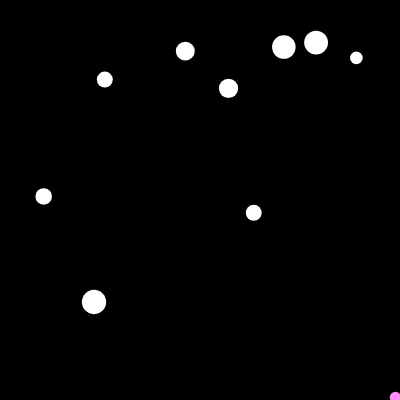
Frame 1 (no input)
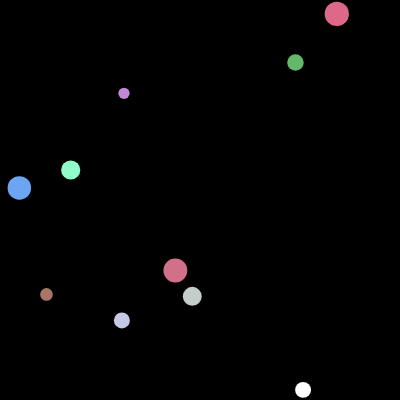
Frame 60 (no input)
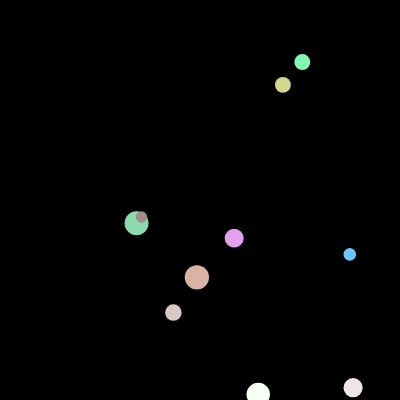
Frame 120 (the mouse pressed at the canvas centre since frame 60)

The p5.js sketch that drew these frames (run headless with seeded random() and noise() and a simulated clock; from frame 60 on, the mouse is pressed at the canvas centre):

// p5.js sketch
// ── sketch.js
let n = 10;
let p = [];

function setup() {
  createCanvas(400, 400);
  noStroke();
  for (let i = 0; i < n; i++) {
    let d = random(10, 30);
    p.push(new Particle(
      random(d / 2, width - d / 2),
      random(d / 2, height - d / 2),
      d,
      random(1.0, 10.0),
      random(1.0, 10.0)
    ));
  }
}

function draw() {
  background(0);
  for (let i = 0; i < n; i++) {
    p[i].update();
    p[i].display();
  }
}

class Particle {
  constructor(x, y, d, vx, vy) {
    this.x = x;
    this.y = y;
    this.d = d;
    this.vx = vx;
    this.vy = vy;
    this.c = color(255);
  }

  display() {
    fill(this.c);
    ellipse(this.x, this.y, this.d, this.d);
  }

  update() {
    this.x += this.vx;
    this.y += this.vy;
    if (this.x >= width - this.d / 2 || this.x <= this.d / 2) {
      this.vx = -this.vx;
      this.changeColor();
    }
    if (this.y >= height - this.d / 2 || this.y <= this.d / 2) {
      this.vy = -this.vy;
      this.changeColor();
    }
  }

  changeColor() {
    this.c = color(
      random(100, 255),
      random(100, 255),
      random(100, 255)
    );
  }
}
